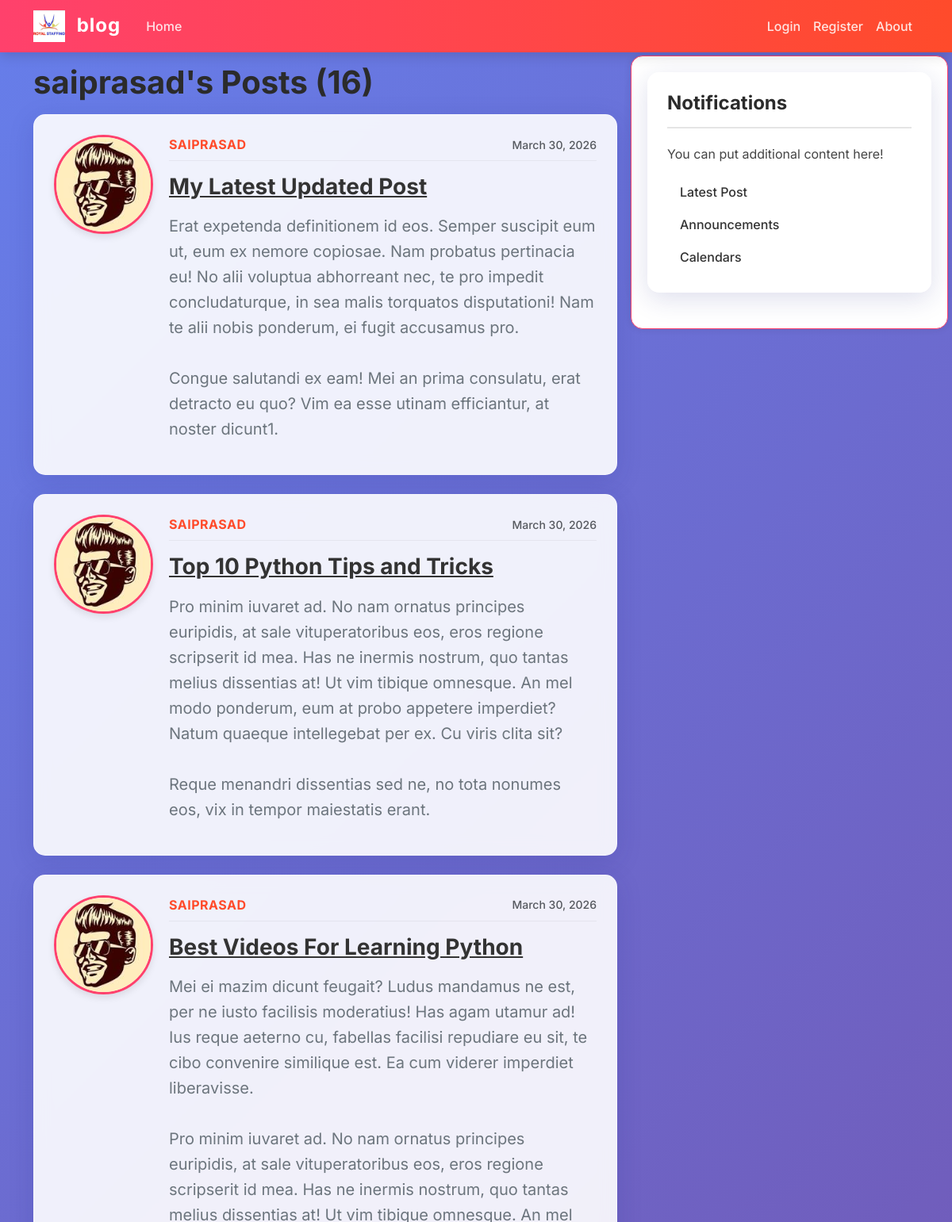
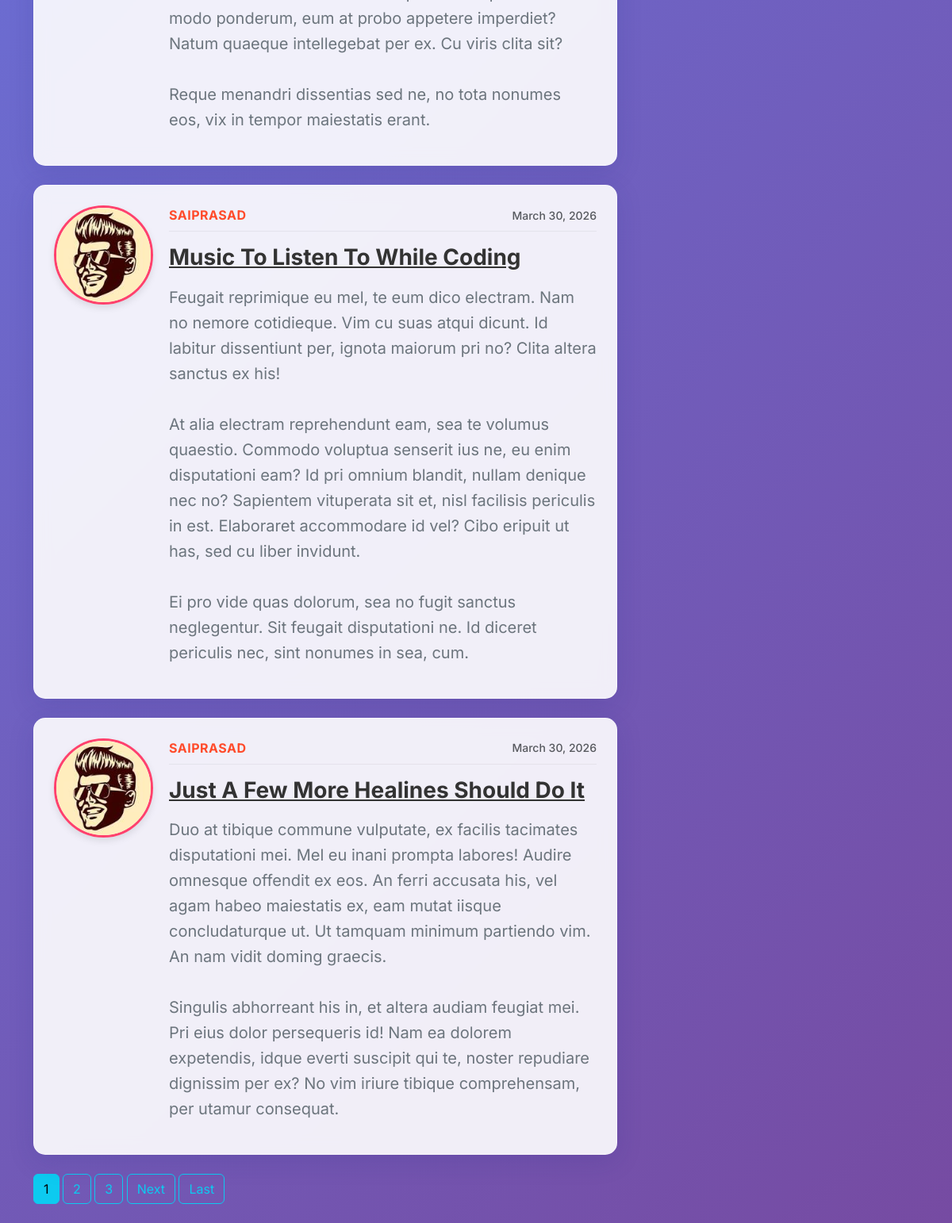
Page /user/saiprasad/ on the committed database (2 pictures, top to bottom).
### blog/models.py (models this page shows, shortened)
class Post(models.Model):
    title = models.CharField(max_length=100)
    content = models.TextField()
    date_posted = models.DateTimeField(default=timezone.now)
    author = models.ForeignKey(User, on_delete=models.CASCADE)

### users/models.py (models this page shows, shortened)
class Profile(models.Model):
    user = models.OneToOneField(User, on_delete=models.CASCADE)
    image = models.ImageField(default='profile_pics/default.jpg', upload_to='profile_pics')

### blog/views.py (the view)
# urls.py: path('user/<str:username>/', UserPostListView.as_view() ,name='user_posts'),
class UserPostListView(ListView):
    model = Post
    template_name = 'blog/user_posts.html'
    context_object_name = 'posts'
    paginate_by = 5
    def get_queryset(self):
        user = get_object_or_404(User, username=self.kwargs.get('username'))
        return Post.objects.filter(author=user).order_by('-date_posted')

### blog/templates/blog/user_posts.html (shortened to what this page needs)
{% extends "blog/base.html" %}
{% block content %}
    <h1 class="mb-3">{{ view.kwargs.username }}'s Posts ({{ page_obj.paginator.count }})</h1>
    {% for post in posts %}
        <article class="media glass-card mb-4 d-flex">
            <img src="{{ post.author.profile.image.url }}" class="rounded-circle account-img">
            <div class="media-body w-100">
                <div class="article-metadata d-flex justify-content-between align-items-center">
                    <a class="text-uppercase fw-bold" href="{% url 'user_posts' post.author.username %}" style="letter-spacing: 0.5px;">{{ post.author }}</a>
                    <small class="text-muted fw-medium">{{ post.date_posted | date:"F d, Y" }}</small>
                </div>
                <h2 class="mt-2 mb-3"><a class="article-title fs-3" href="{% url 'post_detail' post.id %}">{{ post.title }}</a></h2>
                <p class="article-content fs-5 text-secondary">{{ post.content }}</p>
            </div>
        </article>
    {% endfor %}
    {% if is_paginated %}
        <div class="pagination">
            <span class="step-links">
                {% for num in page_obj.paginator.page_range %}
                    {% if page_obj.number == num %}
                        <a class="btn btn-info mb-4" href="?page={{ num }}">{{ num }}</a>
                    {% elif num > page_obj.number|add:'-3' and num < page_obj.number|add:'3' %}
                        <a class="btn btn-outline-info mb-4" href="?page={{ num }}">{{ num }}</a>
                    {% endif %}
                {% endfor %}
                {% if page_obj.has_next %}
                    <a class="btn btn-outline-info mb-4" href="?page={{ page_obj.next_page_number }}">Next</a>
                    <a class="btn btn-outline-info mb-4" href="?page={{ page_obj.paginator.num_pages }}">Last</a>                {% endif %}
            </span>
        </div>
    {% endif %}
{% endblock content %}

### blog/static/blog/main.css (style rules this page uses)
body { background: linear-gradient(135deg, #667eea 0%, #764ba2 100%); background-attachment: fixed; color: #333333; margin-top: 5rem; font-family: 'Inter', 'Segoe UI', Roboto, Helvetica, Arial, sans-serif; }
h1, h2, h3, h4, h5, h6 { color: #2b2b2b; font-weight: 700; }
.content-section, .glass-card { background: rgba(255, 255, 255, 0.9); backdrop-filter: blur(10px); -webkit-backdrop-filter: blur(10px); padding: 25px; border: 1px solid rgba(255, 255, 255, 0.4); border-radius: 15px; box-shadow: 0 8px 32px 0 rgba(31, 38, 135, 0.15); margin-bottom: 25px; transition: transform 0.3s ease, box-shadow 0.3s ease; }
.article-title { color: #333333; font-weight: 700; transition: color 0.2s; }
.article-content { white-space: pre-line; color: #555555; line-height: 1.6; }
.article-metadata { padding-bottom: 8px; margin-bottom: 12px; border-bottom: 1px solid rgba(0,0,0,0.05); }
.article-metadata a { color: #ff4b2b; font-weight: 600; text-decoration: none; }
.account-img { height: 125px; width: 125px; margin-right: 20px; margin-bottom: 16px; border-radius: 50%; object-fit: cover; border: 3px solid #ff416c; box-shadow: 0 4px 10px rgba(0,0,0,0.1); }

### rows in the picture
Post: author.profile.image (picture), author "SAIPRASAD", date_posted "March 30, 2026", title "My Latest Updated Post", content "Erat expetenda definitionem id eos. Semper suscipit eum ut, eum ex nemore copiosae. Nam probatus pertinacia eu! No alii voluptua abhorreant nec, te pro impedit concludaturque, in sea malis torquatos disputationi! Nam te alii nobis ponderum, ei fugit accusamus pro. Congue salutandi ex eam! Mei an prima consulatu, erat detracto eu quo? Vim ea esse utinam efficiantur, at noster dicunt1."
Post: author.profile.image (picture), author "SAIPRASAD", date_posted "March 30, 2026", title "Top 10 Python Tips and Tricks", content "Pro minim iuvaret ad. No nam ornatus principes euripidis, at sale vituperatoribus eos, eros regione scripserit id mea. Has ne inermis nostrum, quo tantas melius dissentias at! Ut vim tibique omnesque. An mel modo ponderum, eum at probo appetere imperdiet? Natum quaeque intellegebat per ex. Cu viris clita sit? Reque menandri dissentias sed ne, no tota nonumes eos, vix in tempor maiestatis erant."
Post: author.profile.image (picture), author "SAIPRASAD", date_posted "March 30, 2026", title "Best Videos For Learning Python", content "Mei ei mazim dicunt feugait? Ludus mandamus ne est, per ne iusto facilisis moderatius! Has agam utamur ad! Ius reque aeterno cu, fabellas facilisi repudiare eu sit, te cibo convenire similique est. Ea cum viderer imperdiet liberavisse. Pro minim iuvaret ad. No nam ornatus principes euripidis, at sale vituperatoribus eos, eros regione scripserit id mea. Has ne inermis nostrum, quo tantas melius dissentias at! Ut vim tibique omnesque. An mel modo ponderum, eum at probo appetere imperdiet? Natum quaeque intellegebat per ex. Cu viris clita sit? Reque menandri dissentias sed ne, no tota nonumes eos, vix in tempor maiestatis erant."
Post: author.profile.image (picture), author "SAIPRASAD", date_posted "March 30, 2026", title "Music To Listen To While Coding", content "Feugait reprimique eu mel, te eum dico electram. Nam no nemore cotidieque. Vim cu suas atqui dicunt. Id labitur dissentiunt per, ignota maiorum pri no? Clita altera sanctus ex his! At alia electram reprehendunt eam, sea te volumus quaestio. Commodo voluptua senserit ius ne, eu enim disputationi eam? Id pri omnium blandit, nullam denique nec no? Sapientem vituperata sit et, nisl facilisis periculis in est. Elaboraret accommodare id vel? Cibo eripuit ut has, sed cu liber invidunt. Ei pro vide quas dolorum, sea no fugit sanctus neglegentur. Sit feugait disputationi ne. Id diceret periculis nec, sint nonumes in sea, cum."
Post: author.profile.image (picture), author "SAIPRASAD", date_posted "March 30, 2026", title "Just A Few More Healines Should Do It", content "Duo at tibique commune vulputate, ex facilis tacimates disputationi mei. Mel eu inani prompta labores! Audire omnesque offendit ex eos. An ferri accusata his, vel agam habeo maiestatis ex, eam mutat iisque concludaturque ut. Ut tamquam minimum partiendo vim. An nam vidit doming graecis. Singulis abhorreant his in, et altera audiam feugiat mei. Pri eius dolor persequeris id! Nam ea dolorem expetendis, idque everti suscipit qui te, noster repudiare dignissim per ex? No vim iriure tibique comprehensam, per utamur consequat."

### other values in the picture
{{ view.kwargs.username }} "saiprasad"
{{ page_obj.paginator.count }} "16"
{{ num }} "1"
{{ num }} "2" "3"
